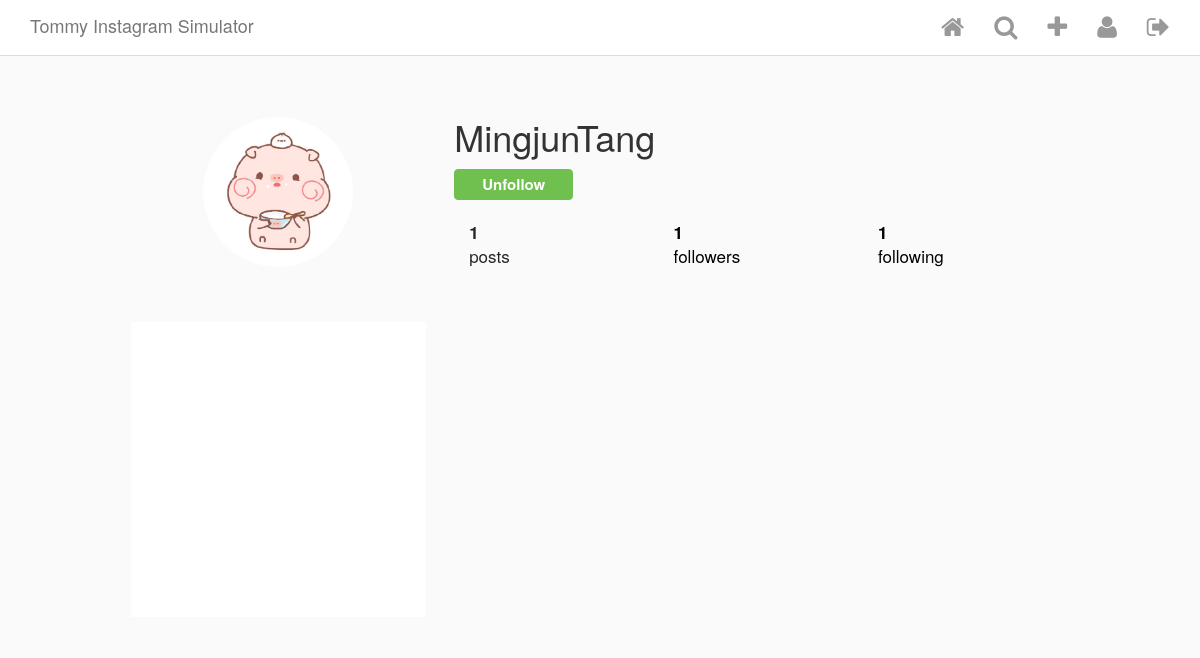
Page /user/2/ (signed in) on the committed database.
### Insta/models.py (models this page shows, shortened)
class InstaUser(AbstractUser):
    profile_pic = ProcessedImageField(  # 定义的第二个field 是 ProcessImageField(imported from imagekit)第三方library里的类型
        upload_to='static/images/profiles',  # 图片应该上传到哪里
        format='JPEG',
        options={'quality': 100},
        blank=True,
        null=True
    )
    def get_connections(self):
        connections = UserConnection.objects.filter(creator=self) # 不能用get, 因为get只能返回一个值
        return connections
    def get_followers(self):
        followers = UserConnection.objects.filter(following=self)
        return followers

class Post(models.Model):  # 所有model的class都要继承models
    author = models.ForeignKey(
        InstaUser,
        on_delete=models.CASCADE,
        related_name="my_posts"
    )
    title = models.TextField(blank=True, null=True)
    image = ProcessedImageField(  # 定义的第二个field 是 ProcessImageField(imported from imagekit)第三方library里的类型
        upload_to='static/images/posts',  # 图片应该上传到哪里
        format='JPEG',
        options={'quality': 100},
        blank=True,
        null=True
    )
    def get_like_count(self):
        return self.likes.count()

### Insta/views.py (the view)
# urls.py: path('user/<int:pk>/', UserDetailView.as_view(), name='user_detail'),
class UserDetailView(DetailView):
    model = InstaUser
    template_name = 'user_detail.html'

### Insta/templatetags/custom_tags.py (called while the page is built)
@register.simple_tag
def is_following(current_user, background_user):
    return background_user.get_followers().filter(creator=current_user).exists()

### templates/user_detail.html (shortened to what this page needs)
{% extends 'base.html' %}
{% load custom_tags %}
{% block content %}
<div class="profile">
    <div class="profile__head">
        <div class="row">
            <div class="col-xs-4 left">
                {% if object.profile_pic %}
                    <img class="picture-circle" src="/{{object.profile_pic}}">
                {% endif %}
            </div>
            <div class="col-xs-8 right">
                <div class="name-buttons">
                    <h1 class="username">{{ object.username }}</h1>
                    {% if user == object %}
                        <button class="edit-profile">Edit Profile</button>
                        {% comment %}  for future editing_profile functionalities
                        <a class="edit-desktop" href="{% url 'edit_profile' object.pk %}">
                            <button class="edit-profile">Edit Profile</button>
                        </a> {% endcomment %}
                    {% comment %} 不是本人的话 {% endcomment %}
                    {% else %}
                        {% is_following user object as following %}
                        <div class="follow-toggle__container">
                            <button class="btn btn-primary {% if not following %}follow-user{% else %}unfollow-user{% endif %}" id="{{ object.pk }}">
                                {% if following %}
                                    Unfollow
                                {% else %}
                                    Follow
                                {% endif %}
                            </button>
                        </div>
                    {% endif %}
                </div>
                <div>
                    <ul class="stats">
                        <div class="col-xs-4"><li class="stats__count"><span>{{ object.my_posts.count }}</span><br> posts</li></div>
                        <div class="col-xs-4"><a href="/" style="text-decoration: none; color: black;"><li class="stats__count"><span class="follower_count" id="follower_id">{{ object.get_followers.count }}</span><br> followers</li></a></div>
                        <div class="col-xs-4"><a href="/" style="text-decoration: none; color: black;"><li class="stats__count"><span>{{ object.get_connections.count }}</span><br> following</li></a></div>
                    </ul>
                </div>
            </div>
        </div>
    </div>
    <div class="profile__body">
        <div class="row">
        {% for post in object.my_posts.all %}
            <div class="col-xs-4">
                <div class="picture-square" style="background-image: url(http://{{ request.META.HTTP_HOST }}/{{ post.image.url }}); background-size: contain;">
                </div>
            </div>
        {% endfor %}
        </div>
    </div>
</div>
{% endblock content %}

### static/css/style.css (style rules this page uses)
.unfollow-user, .follow-user, .generic-button { font-weight: bold; font-size: 15px; outline: none; }
.unfollow-user { background-color: #70c050; border-color: #70c050; padding: 4px 27px; }
html { height: 100%; }
body { min-height: 100%; background-color: #fafafa; }
.picture-circle, .picture-circle--medium, .picture-circle--small { border-radius: 100%; width: 150px; height: 150px; }
.picture-square { position: relative; background-repeat: no-repeat; background-position: center center; background-color: #fff; cursor: pointer; }
.picture-square:after { content: ""; display: block; padding-bottom: 100%; }
.profile { max-width: 975px; padding: 60px 20px 0; margin: 0 auto; }
.profile__head { margin-bottom: 40px; }
.profile__head .left { text-align: center; }
.profile__head h1, .profile__head .edit-profile, .profile__head .options-bubble { vertical-align: middle; }
.profile__head h1 { display: inline-block; margin: 0; }
.profile__head .name-buttons { margin-bottom: 20px; }
.profile__body > .row > .col-xs-4 { padding: 13px; }
.profile .follow-toggle__container { margin-top: 12px; }
.stats { list-style: none; margin: 0; margin-bottom: 20px; padding: 0; }
.stats > * { font-size: 17px; color: #262626; }
.stats .stats__count { display: inline-block; margin-right: 40px; }
.stats .stats__count span { font-weight: bold; }

### rows in the picture
InstaUser: profile_pic (picture), username "MingjunTang", my_posts.count "1", get_followers.count "1", get_connections.count "1"
